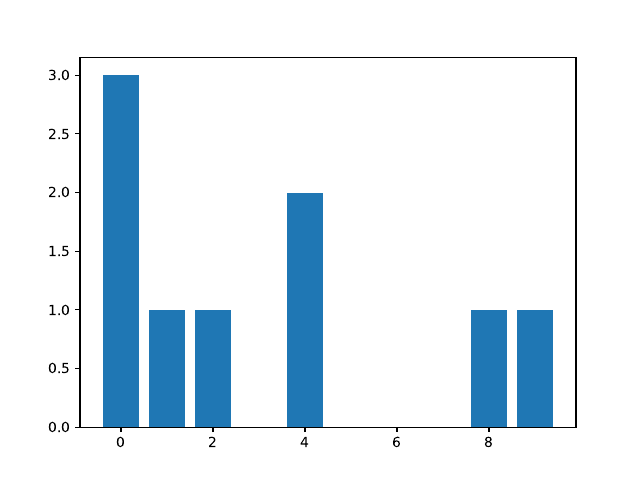

The script that saved this image:
"""
4.1
"""

ma_liste = [0, 0, 2, 9, 8, 0, 1, 4, 4]

compte = []
for i in range(10):
    compte.append(ma_liste.count(i))

print(f"{compte=}")

"""
4.2
"""

import matplotlib.pyplot as plt

fig, ax = plt.subplots()
ax.bar(range(10), compte)
fig.savefig("TD6/Exercice4.pdf")
